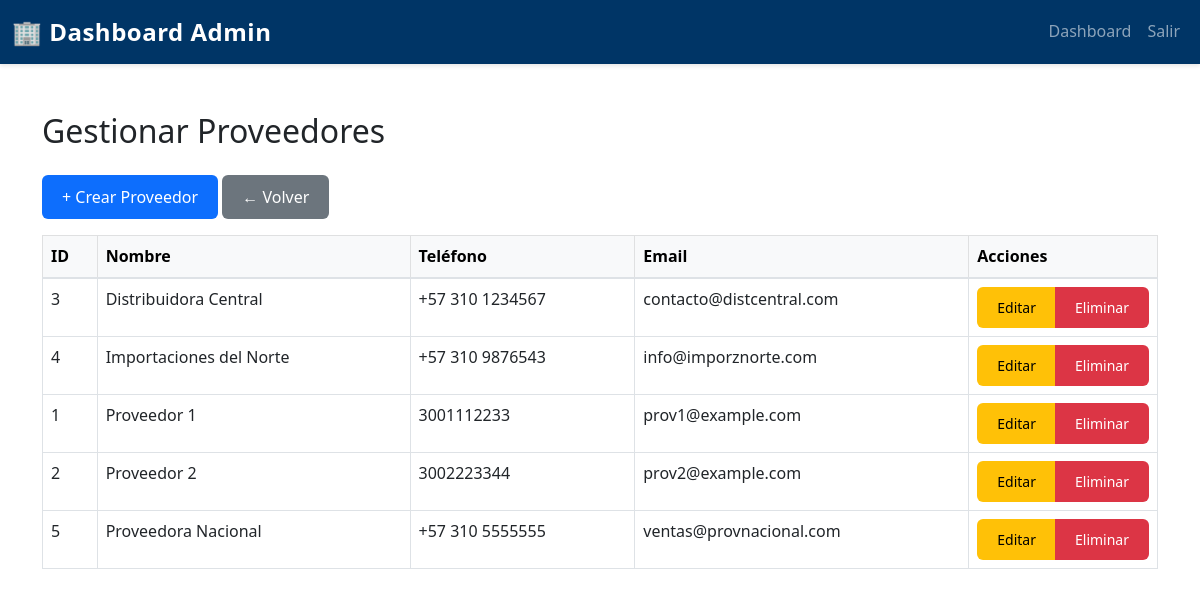
/FRONTEND/index.php?route=admin/proveedor/listar (signed in), run on the app's committed database.
### tables this page shows
CREATE TABLE `proveedor` (
  `idPROVEEDOR` int(11) NOT NULL,
  `nomPROVEEDOR` varchar(50) DEFAULT NULL,
  `telPROVEEDOR` varchar(20) DEFAULT NULL,
  `direcPROVEEDOR` varchar(120) DEFAULT NULL,
  `emailPROVEEDOR` varchar(50) DEFAULT NULL
);

### FRONTEND/models/ProveedorModel.php (called while the page is built, shortened)
<?php
class ProveedorModel {
    private $db;
    public function __construct($database) {
        $this->db = $database;
    }
    public function obtenerTodos() {
        $query = "SELECT * FROM proveedor ORDER BY nomPROVEEDOR ASC";
        $stmt = $this->db->prepare($query);
        $stmt->execute();
        return $stmt->fetchAll(PDO::FETCH_ASSOC);
    }
}

### FRONTEND/views/admin/listar_proovedores.php (the view, shortened to what this page needs)
<?php
require_once __DIR__ . '/../../models/ProveedorModel.php';
$db = new Database();
$conn = $db->connect();
$proveedorModel = new ProveedorModel($conn);
$proveedores = $proveedorModel->obtenerTodos();
?>
<!DOCTYPE html>
<html lang="es">
<head>
    <link href="https://cdn.jsdelivr.net/npm/bootstrap@5.3.0/dist/css/bootstrap.min.css" rel="stylesheet">
    <link rel="stylesheet" href="assets/css/styles.css">
</head>
<body>
<nav class="navbar navbar-expand-lg navbar-dark bg-dark-blue">
    <div class="container-fluid">
        <a class="navbar-brand fw-bold" href="index.php?route=admin/dashboard">🏢 Dashboard Admin</a>
        <div class="collapse navbar-collapse" id="navbarNav">
            <ul class="navbar-nav ms-auto">
                <li class="nav-item"><a class="nav-link" href="index.php?route=admin/dashboard">Dashboard</a></li>
                <li class="nav-item"><a class="nav-link" href="index.php?route=logout">Salir</a></li>
            </ul>
        </div>
    </div>
</nav>
<div class="container my-5">
    <h2 class="mb-4">Gestionar Proveedores</h2>
    <a href="index.php?route=admin/proveedor/crear" class="btn btn-primary mb-3">+ Crear Proveedor</a>
    <a href="index.php?route=admin/dashboard" class="btn btn-secondary mb-3">← Volver</a>
    <table class="table table-bordered table-hover">
        <thead class="table-light">
            <tr>
                <th>ID</th>
                <th>Nombre</th>
                <th>Teléfono</th>
                <th>Email</th>
                <th style="width: 150px;">Acciones</th>
            </tr>
        </thead>
        <tbody>
        <?php foreach ($proveedores as $prov): ?>
            <tr>
                <td><?= $prov['idPROVEEDOR'] ?></td>
                <td><?= $prov['nomPROVEEDOR'] ?></td>
                <td><?= $prov['telPROVEEDOR'] ?></td>
                <td><?= $prov['emailPROVEEDOR'] ?></td>
                <td>
                    <div class="btn-group">
                    <a href="index.php?route=admin/proveedor/editar&id=<?= $prov['idPROVEEDOR'] ?>" class="btn btn-sm btn-warning">Editar</a>
                    <a href="index.php?route=admin/proveedor/eliminar&id=<?= $prov['idPROVEEDOR'] ?>" class="btn btn-sm btn-danger"
                       onclick="return confirm('¿Eliminar este proveedor?');">Eliminar</a>
                    </div>
                </td>
            </tr>
        <?php endforeach; ?>
        </tbody>
    </table>
</div>
</body>
</html>

### FRONTEND/assets/css/styles.css (style rules this page uses)
:root { --primary-blue: #0d6efd; --dark-blue: #003566; --white: #ffffff; --light-gray: #f8f9fa; --text-dark: #212529; --border-color: #dee2e6; }
* { margin: 0; padding: 0; box-sizing: border-box; }
body { font-family: 'Segoe UI', Tahoma, Geneva, Verdana, sans-serif; line-height: 1.6; color: var(--text-dark); background-color: #ffffff; }
.bg-dark-blue { background-color: var(--dark-blue) !important; }
.navbar { box-shadow: 0 2px 4px rgba(0, 0, 0, 0.1); }
.navbar-brand { font-size: 1.5rem; letter-spacing: 0.5px; }
.nav-link { transition: color 0.3s ease; font-weight: 500; }
.btn { border-radius: 6px; font-weight: 500; transition: all 0.3s ease; border: none; padding: 10px 20px; }
.btn-primary { background-color: var(--primary-blue); color: white; }
.btn-secondary { background-color: #6c757d; }
.btn-danger { background-color: #dc3545; }
.btn-warning { background-color: #ffc107; color: #000; }
.table { margin-bottom: 0; }
.table thead { border-bottom: 2px solid var(--border-color); }

### data on the page
proveedor: idPROVEEDOR "3", nomPROVEEDOR "Distribuidora Central", telPROVEEDOR "+57 310 1234567", emailPROVEEDOR "contacto@distcentral.com"
proveedor: idPROVEEDOR "4", nomPROVEEDOR "Importaciones del Norte", telPROVEEDOR "+57 310 9876543", emailPROVEEDOR "info@imporznorte.com"
proveedor: idPROVEEDOR "1", nomPROVEEDOR "Proveedor 1", telPROVEEDOR "3001112233", emailPROVEEDOR "prov1@example.com"
proveedor: idPROVEEDOR "2", nomPROVEEDOR "Proveedor 2", telPROVEEDOR "3002223344", emailPROVEEDOR "prov2@example.com"
proveedor: idPROVEEDOR "5", nomPROVEEDOR "Proveedora Nacional", telPROVEEDOR "+57 310 5555555", emailPROVEEDOR "ventas@provnacional.com"
